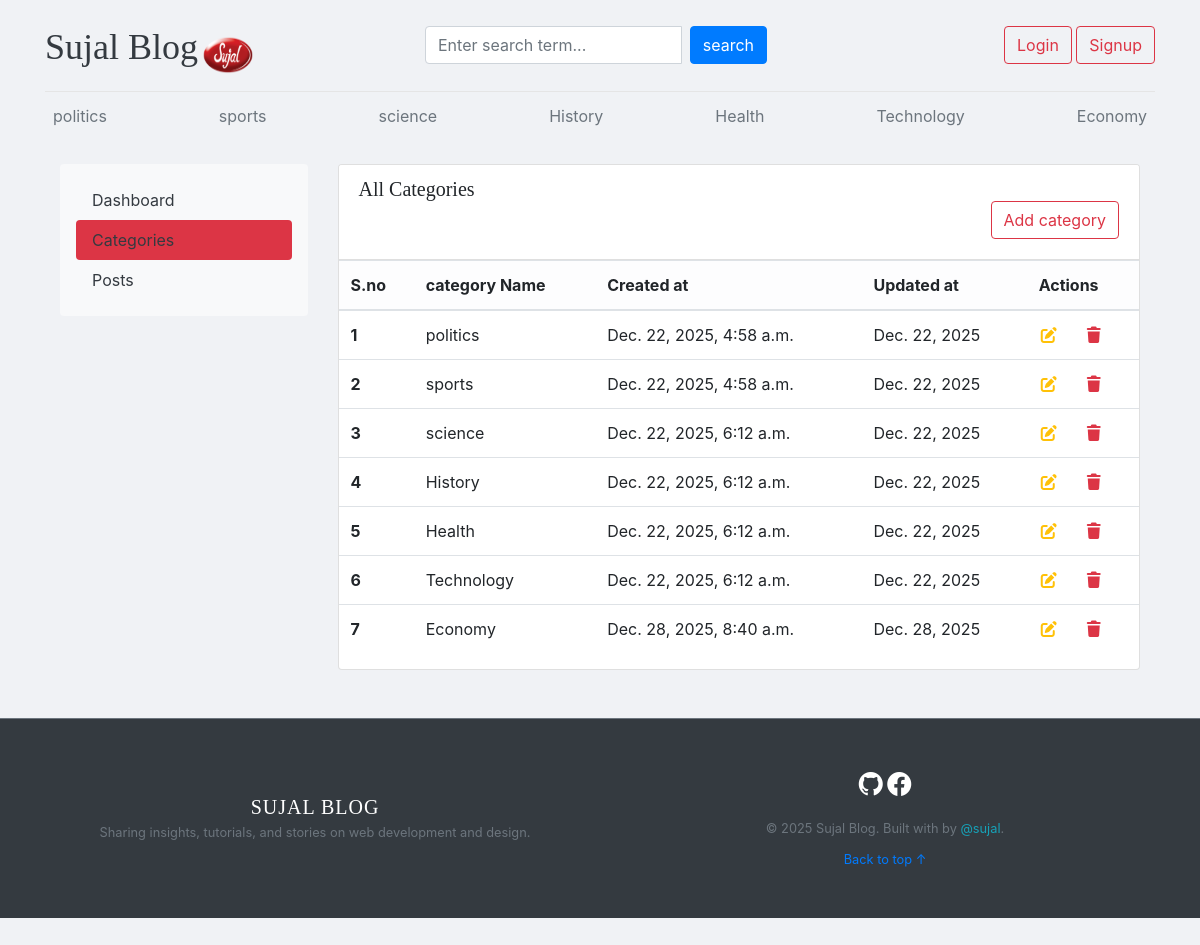
/dashboard/categories/, run on the app's committed database.
### blogs/models.py (models this page shows)
class Category(models.Model):
    category_name=models.CharField(max_length=50,unique=True)
    created_at=models.DateTimeField(auto_now_add=True)
    updated_at=models.DateField(auto_now=True)
    class Meta:
        verbose_name_plural='categories'
    def __str__(self):
        return self.category_name

### dashboards/views.py (the view)
# urls.py: path('categories/',views.category,name='categories'),
def category(request):
    return render(request,'dashboard/categories.html')

### blogs/context_processors.py (called while the page is built)
def get_categories(request):
    categories=Category.objects.all()
    return dict(categories=categories)

### templates/dashboard/categories.html (shortened to what this page needs)
{% extends 'base.html' %}
{% block body %}
<div class="container-fluid mt-4">
  <div class="row">
    {% include 'dashboard/sidebar.html' %}
    <div class="col-md-9">
      <div class="card shadow-sm">
        <div class="card-header bg-white">
          <h5 class="mb-0">All Categories</h5>
          <a href="{% url 'add_category' %}" class="btn btn-outline-danger btn-md float-right mb-2">Add category</a>
        </div>
        <div class="table-responsive">
          <table class="table table-hover align-middle">
            <thead class="table-light">
              <tr>
                <th>S.no</th>
                <th>category Name</th>
                <th>Created at</th>
                <th>Updated at</th>
                <th>Actions</th>
              </tr>
            </thead>
            <tbody>
              {% for cat in categories %}
              <tr>
                <th>{{forloop.counter}}</th>
                <td>{{cat}}</td>
                <td>{{cat.created_at}}</td>
                <td>{{cat.updated_at}}</td>
                <td>
                  <a href="{% url 'edit_category'  cat.id %}"><i class="fa-solid fa-pen-to-square text-warning"></i></a>
                  <a href="{% url 'delete_category' cat.id %}"><i class="fa-solid fa-trash text-danger"></i></a>
                </td>
              </tr>
              {% endfor %}
            </tbody>
          </table>
        </div>
      </div>
    </div>
  </div>
</div>
{% endblock body %}

### templates/base.html (shortened to what this page needs)
<!DOCTYPE html>
{% load static %}
<html lang="en">
<head>
  <link href="https://getbootstrap.com/docs/4.0/dist/css/bootstrap.min.css" rel="stylesheet">
  <link href="{% static 'css/blog.css' %}" rel="stylesheet">
  <link rel="stylesheet" href="https://cdnjs.cloudflare.com/ajax/libs/font-awesome/7.0.1/css/all.min.css" />
  <link rel="stylesheet" href="https://cdn.jsdelivr.net/npm/bootstrap-icons@1.11.3/font/bootstrap-icons.min.css">
</head>
<body>
<div class="main">
  <div class="container ">
    <header class="blog-header py-3">
      <div class="row flex-nowrap justify-content-between align-items-center">
        <div class="col-4 pt-1 ">
          <a class="blog-header-logo text-dark " href="/">Sujal Blog</a>
          <img src="{% static 'images/logo.png' %}" height="40px" width="50px" alt="">
        </div>
        <div class="col-4">
          <form action="{% url 'search' %}" method="GET">
            <div class="input-group">
              <input class="form-control" type="text" name="keyword" placeholder="Enter search term..."
                aria-label="Enter search term..." aria-describedby="button-search" />
              <button type="submit" class="btn btn-primary mx-2" id="button-search">search</button>
            </div>
          </form>
        </div>
        <div class="col-4 d-flex justify-content-end align-items-center">
          {% if not user.is_authenticated %}
          <a class="btn btn-md btn-outline-danger btn-success" href="{% url 'login' %}">Login</a> &nbsp;
          <a class="btn btn-md btn-outline-danger" href="{% url 'register' %}">Signup</a>
          {% endif %}
        </div>
      </div>
    </header>
    <div class="nav-scroller py-1 mb-2">
      <nav class="nav d-flex justify-content-between">
        {% for cat in categories %}
        <a class="p-2 text-muted fw-bold" href="{% url 'post_by_category' cat.id %}">{{cat.category_name}}</a>
        {% endfor %}
      </nav>
    </div>
    {% block body %}
    {% endblock body %}
  </div>
 <footer class="blog-footer bg-dark text-white mt-5 py-5 border-top border-secondary">
  <div class="container">
    <div class="row align-items-center">
      <div class="col-md-6 text-center text-md-start mb-4 mb-md-0">
        <h5 class="fw-bold text-uppercase mb-1" style="letter-spacing: 1px;">Sujal Blog</h5>
        <p class="text-secondary small mb-0">Sharing insights, tutorials, and stories on web development and design.</p>
      </div>
      <div class="col-md-6 text-center text-md-end">
        <div class="mb-3">
          <a href="https://github.com/sujallmajhi" target="_blank" class="text-white me-4 text-decoration-none shadow-sm">
            <i class="bi bi-github" style="font-size: 1.5rem;"></i>
          </a>
          <a href="https://www.facebook.com/share/1NXvtaTKYE/" target="_blank" class="text-white text-decoration-none shadow-sm">
            <i class="bi bi-facebook" style="font-size: 1.5rem;"></i>
          </a>
        </div>
        <p class="text-secondary small mb-0">
          &copy; 2025 Sujal Blog. Built with  by
          <a href="https://github.com/sujallmajhi" class="text-info text-decoration-none fw-bold">@sujal</a>.
        </p>
        <div class="mt-2">
            <a href="#" class="text-white-50 small text-decoration-none">Back to top ↑</a>
        </div>
      </div>
    </div>
  </div>
</footer>
</div>
</body>
</html>

### blogmain/static/css/blog.css (style rules this page uses)
.blog-header { border-bottom: 1px solid #e5e5e5; }
.blog-header-logo { font-family: "Playfair Display", Georgia, "Times New Roman", serif; font-size: 2.25rem; }
h1, h2, h3, h4, h5, h6 { font-family: "Playfair Display", Georgia, "Times New Roman", serif; }
.blog-footer { padding: 2.5rem 0; color: #727272; text-align: center; background-color: #f9f9f9; border-top: .05rem solid #e5e5e5; }
.blog-footer p:last-child { margin-bottom: 0; }
.main { background-color: #f0f2f5; min-height: 100vh; margin: 0; padding-bottom: 40px; }

### data on the page
Category: category_name "politics", created_at "Dec. 22, 2025, 4:58 a.m.", updated_at "Dec. 22, 2025"
Category: category_name "sports", created_at "Dec. 22, 2025, 4:58 a.m.", updated_at "Dec. 22, 2025"
Category: category_name "science", created_at "Dec. 22, 2025, 6:12 a.m.", updated_at "Dec. 22, 2025"
Category: category_name "History", created_at "Dec. 22, 2025, 6:12 a.m.", updated_at "Dec. 22, 2025"
Category: category_name "Health", created_at "Dec. 22, 2025, 6:12 a.m.", updated_at "Dec. 22, 2025"
Category: category_name "Technology", created_at "Dec. 22, 2025, 6:12 a.m.", updated_at "Dec. 22, 2025"
Category: category_name "Economy", created_at "Dec. 28, 2025, 8:40 a.m.", updated_at "Dec. 28, 2025"
